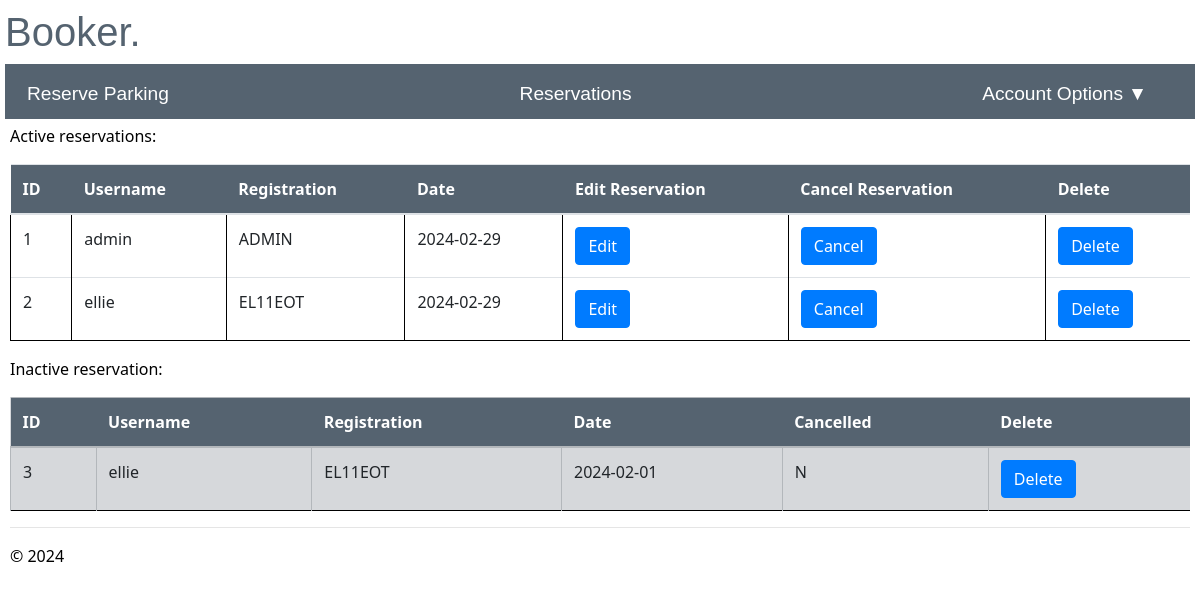
/reservations (signed in), run on the app's committed database.
### app/models/models.py (models this page shows)
class reserve(db.Model):
    __tablename__ = 'reserve'
    id = db.Column(db.Integer, primary_key=True, nullable=False)
    username = db.Column(db.String(20), db.ForeignKey('user.id'), nullable=False)
    registration = db.Column(db.String(9), nullable=False)
    date = db.Column(db.Integer,nullable=False)
    cancelled = db.Column(db.String(1), nullable=False, default='N')

### app/main/routes.py (the view, shortened to what this page needs)
@bp.route("/reservations")
@login_required
def reservations():
    if current_user.authorised =='Y':
        if current_user.role =='admin':
            active_reservations = reserve.query.filter(reserve.cancelled == 'N', reserve.date >= func.current_date()).all()
            inactive_reservations = reserve.query.filter(or_(reserve.cancelled == 'Y', reserve.date < func.current_date())).all()
            current_app.logger.info('Username: %s accessed reservations', current_user.username)
        return render_template("reservations.html", active_reservations=active_reservations, inactive_reservations=inactive_reservations)
    else:
        current_app.logger.warning('Username: %s attempted to access reservations when they are not authorised', current_user.username)
        flash("You are not authorised to access this page")
        return redirect(url_for("user.login"))

### app/__init__.py (called while the page is built)
def create_app():
    app = Flask(__name__)
    env_config = os.getenv("PROD_APP_SETTINGS", "config.Config")
    app.config.from_object(env_config)
    db.init_app(app)
    login_manager.init_app(app)
    app.logger.setLevel(logging.INFO)
    handler = RotatingFileHandler('app.log', maxBytes=10240, backupCount=10)
    handler.setLevel(logging.INFO)
    formatter = logging.Formatter('%(asctime)s - %(levelname)s - %(message)s', datefmt='%Y-%m-%d %H:%M:%S')
    handler.setFormatter(formatter)
    app.logger.addHandler(handler)
    from app.main import bp as main_bp
    app.register_blueprint(main_bp)
    from app.user import bp as user_bp
    app.register_blueprint(user_bp)
    from app.admin import bp as admin_bp
    app.register_blueprint(admin_bp)
    @login_manager.user_loader
    def load_user(user_id):
        return User.query.get(int(user_id))
    return app

### app/user/routes.py (called while the page is built)
@bp.before_app_request
def make_session_permanent():
    session.permanent = True
    current_app.permanent_session_lifetime = timedelta(seconds=30)

### app/main/templates/reservations.html (shortened to what this page needs)
{% extends "layout.html" %}
{% block content %}
<p>Active reservations:</p>
<table class="table table-hover">
  <thead class="active tables">
    <th>ID</th>
    <th>Username</th>
    <th>Registration</th>
    <th>Date</th>
    <th>Edit Reservation</th>
    <th>Cancel Reservation</th>
    {% if current_user.role == 'admin' %}
    <th>Delete</th>
    {% endif %}
  </thead>
  <tbody>
    {% for reservation in active_reservations %}
    <tr>
      <td>{{reservation.id}}</td>
      <td>{{reservation.username}}</td>
      <td>{{reservation.registration}}</td>
      <td>{{reservation.date}}</td>
      <td><a href='{{url_for("main.edit_reservations", id=reservation.id)}}' class='btn btn-primary'>Edit</a></td>
      <td>
        <form method="POST" action="/cancel_reservation/">
          <input type="submit" class='btn btn-primary' value='Cancel'>
        </form>
      </td>
      {% if current_user.role == 'admin' %}
      <td>
        <form method="POST" action="/delete_reservation/">
          <input type="submit" class='btn btn-primary' value="Delete" onclick='return confirm("Are you sure you want to delete this ticket?")'>
        </form>
      </td>
      {% endif %}
    </tr>
    {% endfor %}
  </tbody>
</table>
<p> Inactive reservation:</p>
<table class="table table-secondary">
  <thead class="inactive tables">
    <th>ID</th>
    <th>Username</th>
    <th>Registration</th>
    <th>Date</th>
    <th>Cancelled</th>
    {% if current_user.role == 'admin' %}
    <th>Delete</th>
    {% endif %}
  </thead>
  <tbody>
    {% for reservation in inactive_reservations %}
    <tr>
      <td>{{reservation.id}}</td>
      <td>{{reservation.username}}</td>
      <td>{{reservation.registration}}</td>
      <td>{{reservation.date}}</td>
      <td>{{reservation.cancelled}}</td>
      {% if current_user.role == 'admin' %}
      <td>
        <form method="POST" action="/delete_reservation/">
          <input type="submit" class='btn btn-primary' value="Delete" onclick='return confirm("Are you sure you want to delete this ticket?")'>
        </form>
      </td>
      {% endif %}
    </tr>
    {% endfor %}
  </tbody>
</table>
{% endblock %}

### app/static/site.css (style rules this page uses)
tr { border-bottom: 1px solid black; }
td { padding: 1em; border-left: 1px solid black; }
.tables { background-color: rgb(85, 99, 112); color: white; }

### app/main/templates/layout.html (style rules this page uses)
body { padding: 8px 5px 8px 5px; }

### data on the page
reserve: id "1", username "admin", registration "ADMIN", date "2024-02-29"
reserve: id "2", username "ellie", registration "EL11EOT", date "2024-02-29"
reserve: id "3", username "ellie", registration "EL11EOT", date "2024-02-01", cancelled "N"
